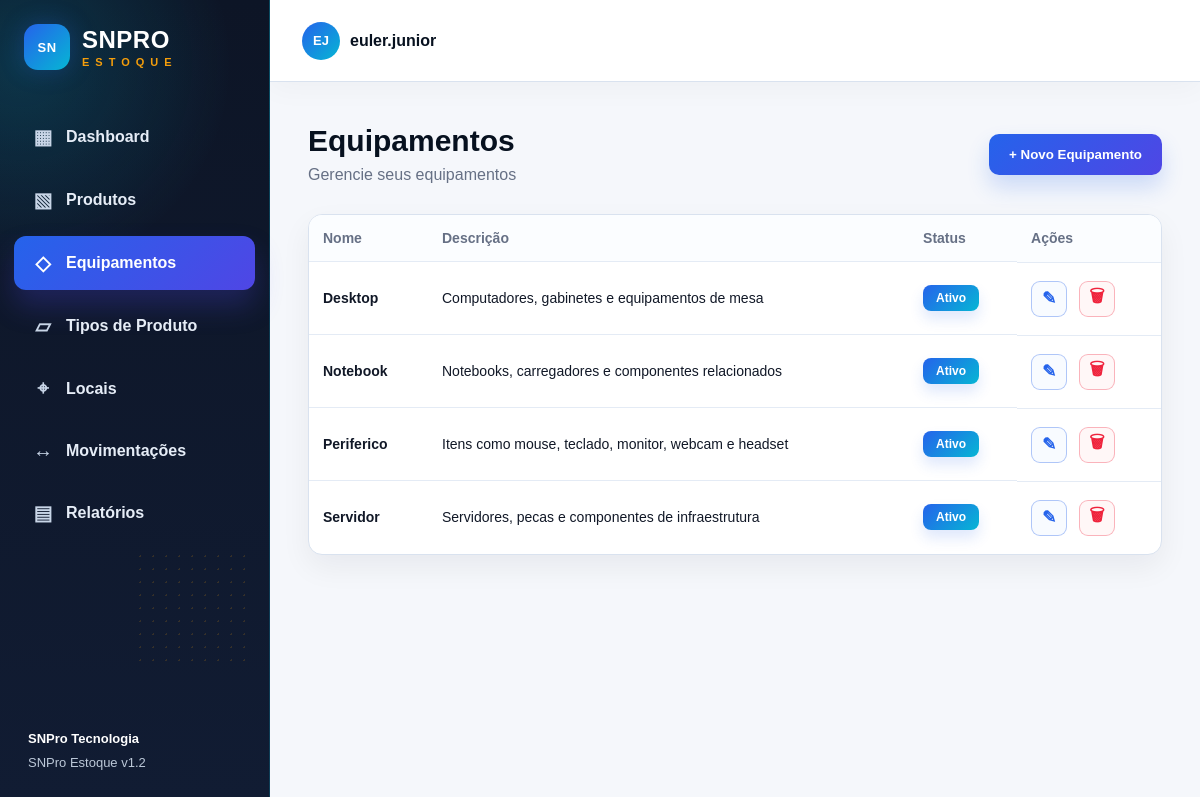
Before: /categorias with the older database file.
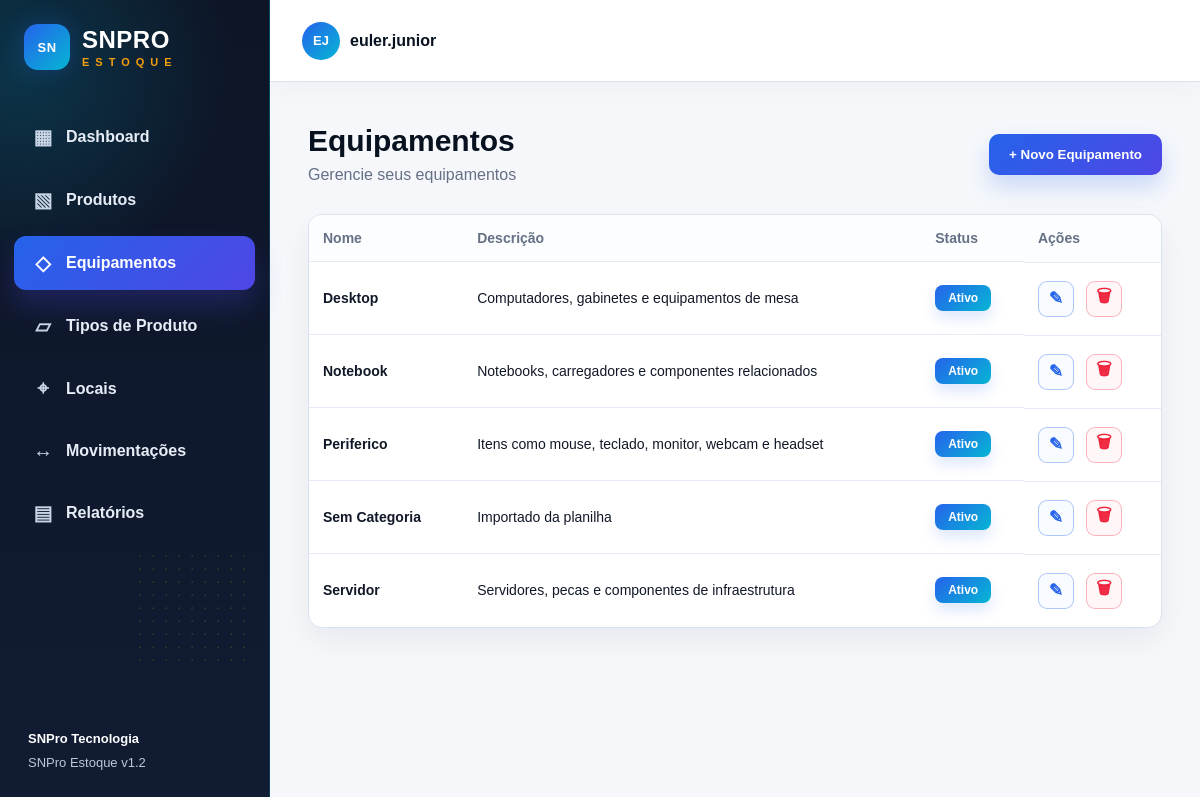
After: the same page with the newer database file.
### app/models.py (models this page shows)
class Categoria(db.Model):
    __tablename__ = "categorias"
    id = db.Column(db.Integer, primary_key=True)
    nome = db.Column(db.String(80), unique=True, nullable=False)
    descricao = db.Column(db.Text, nullable=True)
    status = db.Column(db.String(30), nullable=False, default="Ativo")

### app/routes.py (the view)
@main.route("/categorias")
def categorias():
    _garantir_categorias_padrao()
    categorias_lista = Categoria.query.order_by(Categoria.nome.asc()).all()
    return render_template("categorias.html", active_page="categorias", categorias=categorias_lista)

### app/routes.py (called while the page is built)
def _garantir_categorias_padrao():
    if Categoria.query.count() == 0:
        for nome, descricao in CATEGORIAS_PADRAO:
            db.session.add(Categoria(nome=nome, descricao=descricao, status="Ativo"))
        db.session.commit()

### app/templates/categorias.html (shortened to what this page needs)
{% extends "base.html" %}
{% block content %}
<section class="page-header">
    <div>
        <h1>Equipamentos</h1>
        <p>Gerencie  seus equipamentos</p>
    </div>
    <button class="btn-primary" onclick="openCategoryCreateModal()">+ Novo Equipamento</button>
</section>
<div class="table-card categories-card">
    <table>
        <thead>
            <tr>
                <th>Nome</th>
                <th>Descrição</th>
                <th>Status</th>
                <th>Ações</th>
            </tr>
        </thead>
        <tbody>
            {% for categoria in categorias %}
            <tr>
                <td><strong>{{ categoria.nome }}</strong></td>
                <td>{{ categoria.descricao or '-' }}</td>
                <td><span class="status-active">{{ categoria.status }}</span></td>
                <td class="actions">
                    <button title="Editar" class="icon-btn edit" type="button" onclick="openCategoryEditModal(this)"
                        data-id="{{ categoria.id }}"
                        data-nome="{{ categoria.nome }}"
                        data-descricao="{{ categoria.descricao or '' }}"
                        data-status="{{ categoria.status }}">✎</button>
                    <form method="post" action="{{ url_for('main.excluir_categoria', categoria_id=categoria.id) }}" data-confirm-kind="categoria" data-confirm-article="esta">
                        <button title="Excluir" class="icon-btn danger" type="submit">🗑</button>
                    </form>
                </td>
            </tr>
            {% else %}
            <tr>
                <td colspan="4" class="empty">Nenhum equipamento encontrado.</td>
            </tr>
            {% endfor %}
        </tbody>
    </table>
</div>
{% endblock %}

Changed rows visible on the page:
added Categoria: nome "Sem Categoria", descricao "Importado da planilha", status "Ativo"
